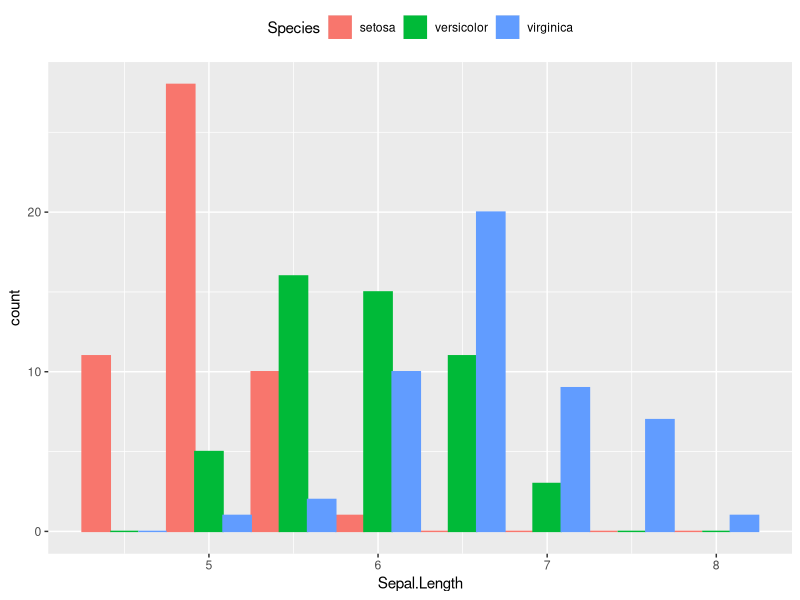

Write R code to recreate this figure.
## ---- chunk 1
summary( mtcars )
## ---- chunk 2
library( ggplot2)

ggplot( iris, aes( x = Sepal.Length, 
                   fill = Species,
                   color = Species ) ) +
    geom_histogram( binwidth = 0.5, position = "dodge" ) +
    theme( legend.position = "top")
